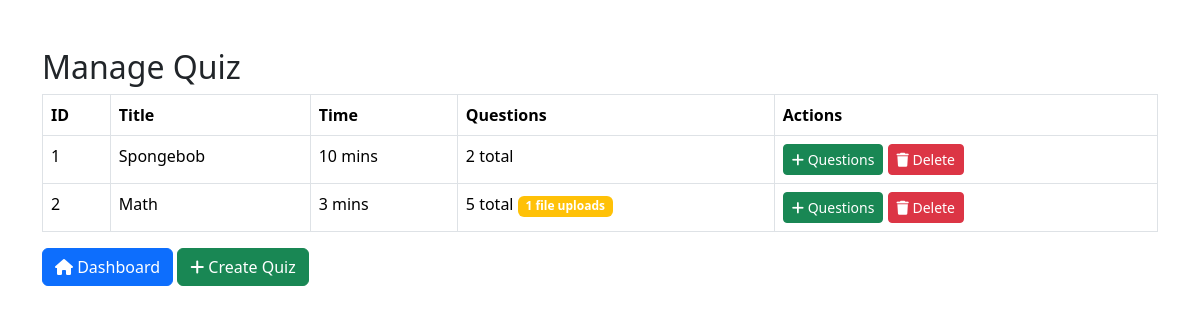
The page /ManageQuiz.php on the database its author committed.
### tables this page shows
CREATE TABLE `quizzes` (
  `quizID` int(11) NOT NULL,
  `quizTitle` varchar(100) NOT NULL,
  `description` text DEFAULT NULL,
  `timeLimit` int(11) NOT NULL
);

### ManageQuiz.php (the view, shortened to what this page needs)
<?php
include("Database.php");
$result = mysqli_query($conn, "SELECT * FROM quizzes");
?>
<!DOCTYPE html>
<html>
<head>
    <link href="https://cdn.jsdelivr.net/npm/bootstrap@5.3.3/dist/css/bootstrap.min.css" rel="stylesheet">
    <link rel="stylesheet" href="https://cdnjs.cloudflare.com/ajax/libs/font-awesome/6.4.0/css/all.min.css">
</head>
<body>
<div class="container mt-5">
    <h2>Manage Quiz</h2>
    <table class="table table-bordered">
        <tr>
            <th>ID</th>
            <th>Title</th>
            <th>Time</th>
            <th>Questions</th>
            <th>Actions</th>
        </tr>
        <?php
        while($row=mysqli_fetch_assoc($result)) {
            $countQuery = mysqli_query($conn, "SELECT COUNT(*) as total,
                                               SUM(CASE WHEN question_type='file' THEN 1 ELSE 0 END) as file_count
                                               FROM questions WHERE quizID='" . $row['quizID'] . "'");
            $countData = mysqli_fetch_assoc($countQuery);
            $totalQ = $countData['total'] ?? 0;
            $fileQ = $countData['file_count'] ?? 0;
        ?>
            <tr>
                <td><?php echo $row['quizID']; ?></td>
                <td><?php echo htmlspecialchars($row['quizTitle']); ?></td>
                <td><?php echo $row['timeLimit']; ?> mins</td>
                <td>
                    <?php echo $totalQ; ?> total
                    <?php if ($fileQ > 0): ?>
                        <span class="badge bg-warning"><?php echo $fileQ; ?> file uploads</span>
                    <?php endif; ?>
                </td>
                <td>
                    <a href="AddQuestion.php?id=<?php echo $row['quizID']; ?>" class="btn btn-success btn-sm">
                        <i class="fas fa-plus"></i> Questions
                    </a>
                    <a href="DeleteQuiz.php?id=<?php echo $row['quizID']; ?>" class="btn btn-danger btn-sm">
                        <i class="fas fa-trash"></i> Delete
                    </a>
                </td>
            </tr>
        <?php } ?>
    </table>
    <a href="TeacherDashboard.php" class="btn btn-primary">
        <i class="fas fa-home"></i> Dashboard
    </a>
    <a href="CreateQuiz.php" class="btn btn-success">
        <i class="fas fa-plus"></i> Create Quiz
    </a>
</div>
</body>
</html>

### rows shown on the page
quizzes: quizID "1", quizTitle "Spongebob", timeLimit "10", totalQ "2"
quizzes: quizID "2", quizTitle "Math", timeLimit "3", totalQ "5", fileQ "1"
